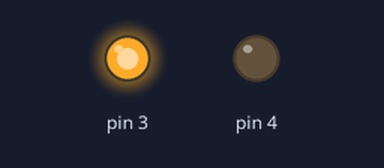
The sketch below on a simulated Arduino Uno, built with avr-gcc and run on an emulated ATmega328P. Shown: output pins drawn as LEDs (lit = HIGH).

Above: at 0.5 s.
At 1.5 s:
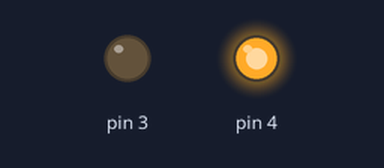
At 5.5 s:
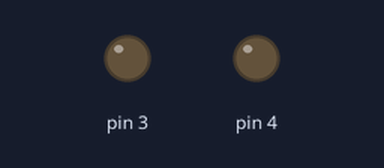
Timing chart, 0 to 6.9 s (numbered marks = the images above):
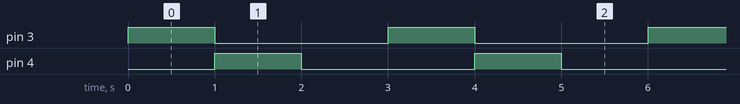

The sketch:

Spider_motor_test.ino
```cpp
// the setup routine runs once when you press reset:
void setup() {
  // initialize the digital pin as an output.
  pinMode(3, OUTPUT);
  pinMode(4, OUTPUT);
  digitalWrite(3, LOW);    // turn the LED off by making the voltage LOW
  digitalWrite(4, LOW);    // turn the LED off by making the voltage LOW


}

// the loop routine runs over and over again forever:
void loop() {
  digitalWrite(3, HIGH);   // turn the LED on (HIGH is the voltage level)
  digitalWrite(4, LOW);   // turn the LED on (HIGH is the voltage level)
  delay(1000);               // wait for a second
  digitalWrite(3, LOW);    // turn the LED off by making the voltage LOW
  digitalWrite(4, HIGH);    // turn the LED off by making the voltage LOW
  delay(1000);               // wait for a second
  digitalWrite(3, LOW);    // turn the LED off by making the voltage LOW
  digitalWrite(4, LOW);    // turn the LED off by making the voltage LOW
  delay(1000);               // wait for a second
}
```

Measured:
- by itself, pin 3, pin 4: alternates HIGH for 1.0 s and LOW for 2.0 s
- by itself, everything shown: repeats every 3.0 s, in 3 steps
